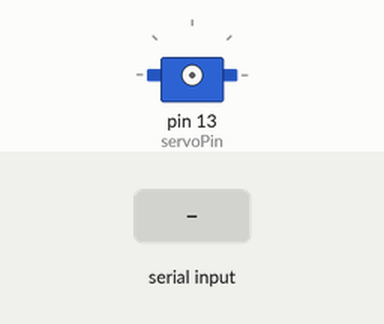
A sketch run on a simulated Arduino Uno, built with avr-gcc and run on an emulated ATmega328P. Parts: servo. Inputs (shaded band) come from the test bench.

Above: at 1.2 s.
1.3 s: "1" received over Serial
At 3.9 s:
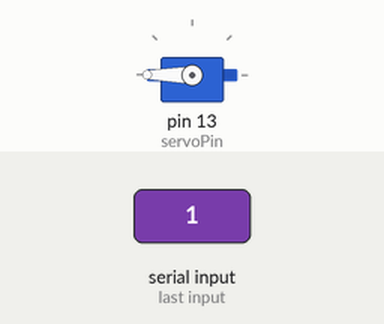
4.3 s: "0" received over Serial
At 7.4 s:
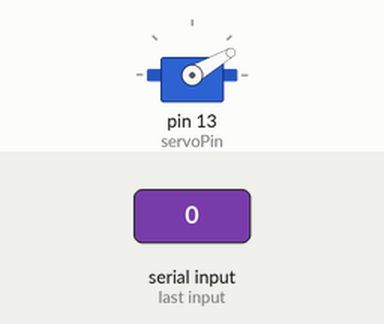
Timing chart, 0 to 8.9 s (numbered marks = the images above; inputs shaded):
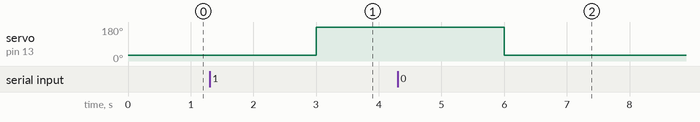

Measured:
- after the input at 1.3 s, servo on pin 13 (servoPin): 30° → 180° after 1.7 s
- after the input at 4.3 s, servo on pin 13 (servoPin): 180° → 30° after 1.7 s

The sketch:

processing_servo_first.ino
```cpp
 #include <Servo.h>

 char val; // Data received from the serial port
 int servoPin = 13; //servo pin
Servo servo;

 void setup() {
   Serial.begin(9600); // Start serial communication at 9600 bps
 }
 void loop() {
int servoState = servo.read();
   if (Serial.available())
   { // If data is available to read,
     val = Serial.read(); // read it and store it in val

   }
   if (val == '1')
   { // If 1 was received
     servo.attach(servoPin);
     delay(1000);
     servo.write(180);
     delay(1000);
   } else {
     servo.write(30);
     delay(1000);

   }

}
```
